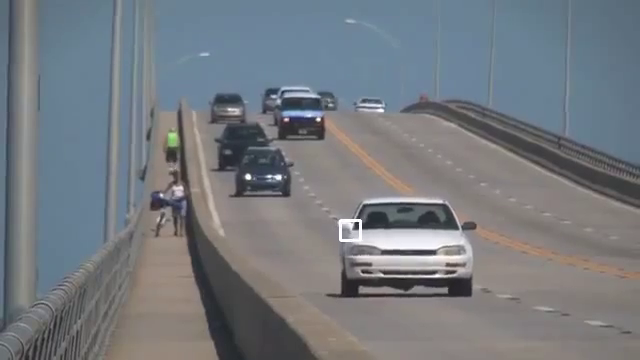
#> input picture frame 65 of SRC/videos/slow.mp4, 640 x 360 px
$ python 1_motion_traking_mean_shift.py
#> lines starting #> are read from the running program, lines starting #| are printed output that depends on the picture; after the words box and inside, x2 and y2 are one past the last pixel; in counts of white or black regions, pixels touching at a corner belong together
import cv2
from matplotlib import pyplot as plt
import os
import pathlib
import numpy as np

"""
In this lesson we'll learn to:

    1: How to use the Mean Shift Algorithm in OpenCV
    2: Use CAM-SHIFT in OpenCV

"""


# Define our imshow function
def imshow(title="Image", img=None, size=10, save=True):
    # we have added the size parameter to control de fig-size of the image while plotting with matplotlib, for that
    # we obtain the aspect ratio of the image dividing the width by the height.
    h, w = img.shape[0], img.shape[1]
    aspect_ratio = w / h
    plt.figure(figsize=(size * aspect_ratio, size))
    plt.imshow(cv2.cvtColor(img, cv2.COLOR_BGR2RGB))
    plt.axis('off')
    plt.title(title)
    if save:
        folder = str(pathlib.Path().resolve()).split("/")[-1]
        f_name = os.path.basename(__file__).split(".")[0]
        if not os.path.exists(f"../outputs/{folder}"):
            os.makedirs(f"../outputs/{folder}")
        if not os.path.exists(f"../outputs/{folder}/{f_name}"):
            os.makedirs(f"../outputs/{folder}/{f_name}")
        plt.savefig(f"../outputs/{folder}/{f_name}/{title}.png")
    plt.show()


# ---------------------------------------------------------------
#       1: How to use the Mean Shift Algorithm in OpenCV
# ---------------------------------------------------------------
"""


The intuition behind the meanshift is simple. Consider you have a set of points. (It can be a pixel distribution like
histogram backpropagation). You are given a small window ( may be a circle) and you have to move that window to the
area of maximum pixel density (or maximum number of points). It is illustrated in the simple image given below:

Mean shift is a hill climbing algorithm which involves shifting this kernel iteratively to a higher density region until
convergence. Every shift is defined by a mean shift vector. The mean shift vector always points toward the direction
of the maximum increase

"""

cap = cv2.VideoCapture('../../SRC/videos/slow.mp4')

# take first frame of the video
ret, frame = cap.read()
#> frame is the input picture: shape (360, 640, 3); mean B, G, R 127.6, 122, 117.1

# setup initial location of window
r, h, c, w = 250, 90, 400, 125  # simply hardcoded the values
track_window = (c, r, w, h)

# set up the ROI for tracking
roi = frame[r:r + h, c:c + w]
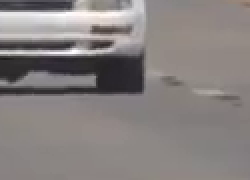
#> roi: shape (90, 125, 3) (shown 2 times larger); mean B, G, R 127.7, 128.9, 134.6
hsv_roi = cv2.cvtColor(frame, cv2.COLOR_BGR2HSV)
#> hsv_roi: shape (360, 640, 3); mean H, S, V 69.2, 38.8, 132.7
mask = cv2.inRange(hsv_roi, np.array((0., 60., 32.)), np.array((180., 255., 255.)))
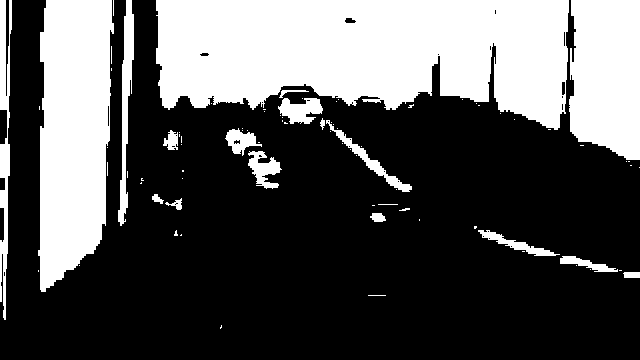
#> mask: shape (360, 640); 33.6% white; 83 white regions (63 under 20 px), largest, box (x1, y1, x2, y2) and area: (156, 0, 569, 130) 41270, (38, 0, 114, 292) 17864, (569, 0, 640, 160) 10160
roi_hist = cv2.calcHist([hsv_roi], [0], mask, [180], [0, 180])
#> roi_hist = 180 values, max 28426 at index 103, min 0 at index 1, mean 430.6
cv2.normalize(roi_hist, roi_hist, 0, 255, cv2.NORM_MINMAX)

# Setup the termination criteria, either 10 iteration or move by at least 1 pt
term_crit = (cv2.TERM_CRITERIA_EPS | cv2.TERM_CRITERIA_COUNT, 10, 1)

while cap.isOpened():
    ret, frame = cap.read()
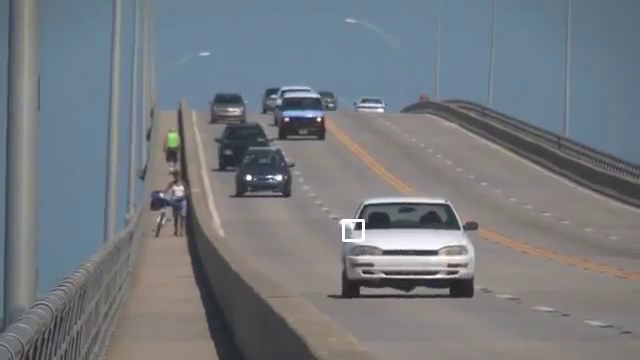
#> input picture frame 66 of SRC/videos/slow.mp4, 640 x 360 px
#> frame is the input picture: shape (360, 640, 3); mean B, G, R 127.5, 122, 117
    if not ret:
        break

    hsv = cv2.cvtColor(frame, cv2.COLOR_BGR2HSV)
#> hsv: shape (360, 640, 3); mean H, S, V 68.5, 38.8, 132.7
    dst = cv2.calcBackProject([hsv], [0], roi_hist, [0, 180], 1)
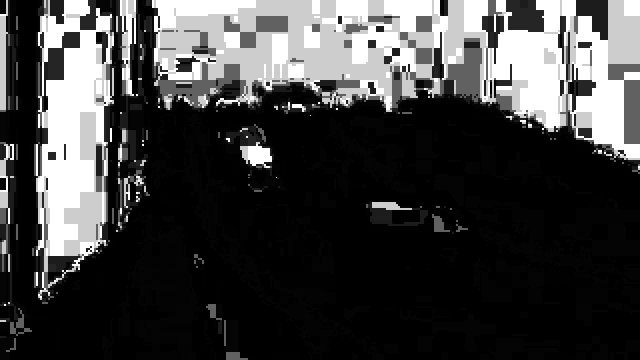
#> dst: shape (360, 640); min 0, max 255, mean 64.3

    # apply mean-shift to get the new location
    ret, track_window = cv2.meanShift(dst, track_window, term_crit)
#> ret = 10; track_window = (442, 270, 125, 90)

    # Draw it on image
    x, y, w, h = track_window
#> x = 442; y = 270; w = 125; h = 90
    img2 = cv2.rectangle(frame, (x, y), (x + w, y + h), (255, 255, 255), 2)

    cv2.imshow('Tracking Mean-shift', frame)
    if cv2.waitKey(1) & 0xFF == ord('q'):
#> (key q is pressed here)
        break

cap.release()

# ---------------------------------------------------------------
#       2: Use CAM-SHIFT in OpenCV
# ---------------------------------------------------------------
"""
It is almost same as meanshift, but it returns a rotated rectangle (that is our result) and box parameters (used to be
passed as search window in next iteration).
"""
cap = cv2.VideoCapture('../../SRC/videos/slow.mp4')

# take first frame of the video
ret, frame = cap.read()

# setup initial location of window
r, h, c, w = 250, 90, 400, 125  # simply hardcoded the values
track_window = (c, r, w, h)

# set up the ROI for tracking
roi = frame[r:r + h, c:c + w]
hsv_roi = cv2.cvtColor(frame, cv2.COLOR_BGR2HSV)
mask = cv2.inRange(hsv_roi, np.array((0., 60., 32.)), np.array((180., 255., 255.)))
roi_hist = cv2.calcHist([hsv_roi], [0], mask, [180], [0, 180])
cv2.normalize(roi_hist, roi_hist, 0, 255, cv2.NORM_MINMAX)

# Setup the termination criteria, either 10 iteration or move by at least 1 pt
term_crit = (cv2.TERM_CRITERIA_EPS | cv2.TERM_CRITERIA_COUNT, 10, 1)

while cap.isOpened():
    ret, frame = cap.read()
    if not ret:
        break

    hsv = cv2.cvtColor(frame, cv2.COLOR_BGR2HSV)
    dst = cv2.calcBackProject([hsv], [0], roi_hist, [0, 180], 1)

    # apply cam-shift to get the new location
    ret, track_window = cv2.CamShift(dst, track_window, term_crit)
#> ret = ((505.5, 311.5), (117.6, 147.4), 54.06); track_window = (445, 263, 121, 97)

    # Draw it on image
    pts = cv2.boxPoints(ret)
#> pts = [[411.3, 307.2], [530.7, 220.6], [599.7, 315.8], [480.3, 402.4]]
    pts = np.int0(pts)
#> pts = [[411, 307], [530, 220], [599, 315], [480, 402]]
    img2 = cv2.polylines(frame, [pts], True, 255, 2)

    cv2.imshow('Tracking Cam-shift', frame)
    if cv2.waitKey(1) & 0xFF == ord('q'):
#> (key q is pressed here)
        break

cap.release()

$ run again, starting later in the video
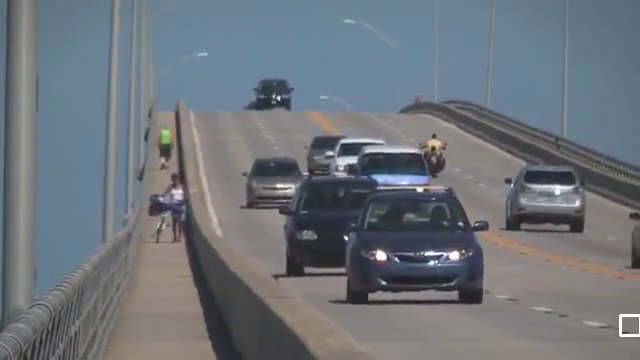
#> input picture frame 295 of SRC/videos/slow.mp4, 640 x 360 px
#> frame is the input picture: shape (360, 640, 3); mean B, G, R 122.6, 115.6, 109.6
#> hsv_roi: shape (360, 640, 3); mean H, S, V 78.3, 42.4, 126.8
#> `mask = cv2.inRange(hsv_roi, np.array((0., 60., 32.)), np.array((180., ..`:
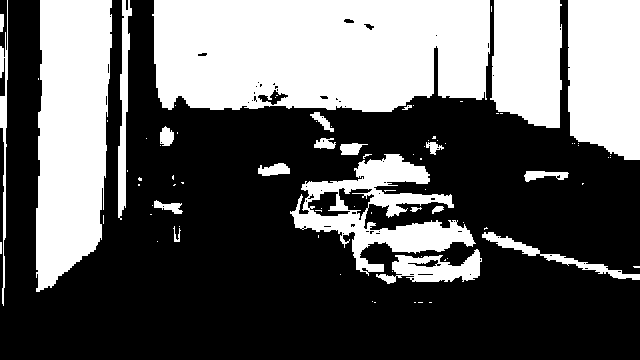
#> mask: shape (360, 640); 37.8% white; 85 white regions (62 under 20 px), largest, box (x1, y1, x2, y2) and area: (152, 0, 490, 112) 34604, (36, 0, 112, 292) 18168, (568, 0, 640, 160) 10665
#> roi_hist = 180 values, max 30632 at index 103, min 0 at index 1, mean 483.4
#> hsv: shape (360, 640, 3); mean H, S, V 78.5, 42.4, 126.7
#> `dst = cv2.calcBackProject([hsv], [0], roi_hist, [0, 180], 1)`:
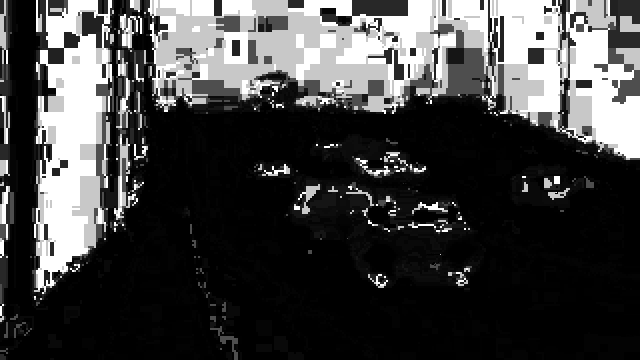
#> dst: shape (360, 640); min 0, max 255, mean 66.3
#> `ret, track_window = cv2.meanShift(dst, track_window, term_crit)`: ret = 10; track_window = (335, 152, 125, 90)
#> x = 335; y = 152; w = 125; h = 90
#> `ret, track_window = cv2.CamShift(dst, track_window, term_crit)`: ret = ((393, 194), (91.29, 150.1), 118.4); track_window = (326, 153, 134, 82)
#> `pts = cv2.boxPoints(ret)`: pts = [[348.6, 118.2], [480.7, 189.5], [437.4, 269.8], [305.3, 198.5]]
#> `pts = np.int0(pts)`: pts = [[348, 118], [480, 189], [437, 269], [305, 198]]

$ run again, starting later in the video
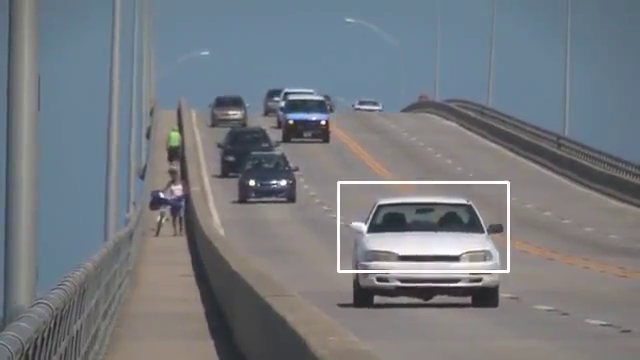
#> input picture frame 524 of SRC/videos/slow.mp4, 640 x 360 px
#> frame is the input picture: shape (360, 640, 3); mean B, G, R 128.4, 122.5, 117.5
#> hsv_roi: shape (360, 640, 3); mean H, S, V 71.9, 38.9, 133.3
#> `mask = cv2.inRange(hsv_roi, np.array((0., 60., 32.)), np.array((180., ..`:
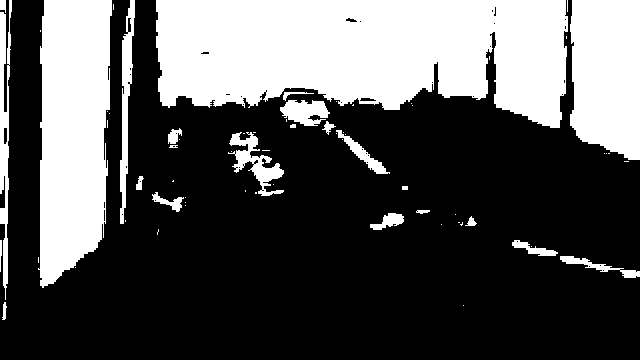
#> mask: shape (360, 640); 33.4% white; 67 white regions (43 under 20 px), largest, box (x1, y1, x2, y2) and area: (156, 0, 568, 128) 41111, (38, 0, 112, 288) 17575, (570, 0, 640, 160) 10093
#> roi_hist = 180 values, max 28460 at index 103, min 0 at index 1, mean 427.1
#> hsv: shape (360, 640, 3); mean H, S, V 71.5, 38.9, 133.3
#> `dst = cv2.calcBackProject([hsv], [0], roi_hist, [0, 180], 1)`:
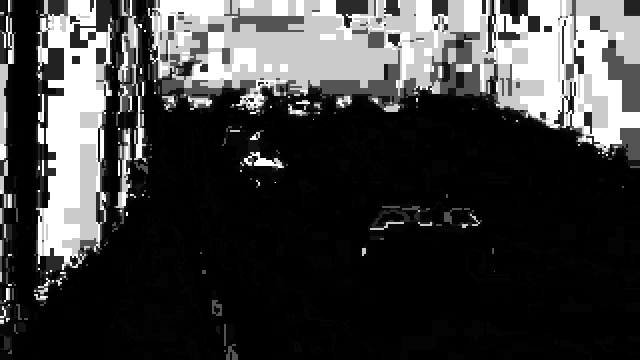
#> dst: shape (360, 640); min 0, max 255, mean 61.6
#> `ret, track_window = cv2.meanShift(dst, track_window, term_crit)`: ret = 3; track_window = (408, 270, 125, 90)
#> x = 408; y = 270; w = 125; h = 90
#> `ret, track_window = cv2.CamShift(dst, track_window, term_crit)`: ret = ((471.5, 324), (95.86, 168.3), 63.93); track_window = (395, 288, 153, 72)
#> `pts = cv2.boxPoints(ret)`: pts = [[374.8, 317.9], [526, 244], [568.2, 330.1], [417, 404]]
#> `pts = np.int0(pts)`: pts = [[374, 317], [526, 243], [568, 330], [416, 404]]
